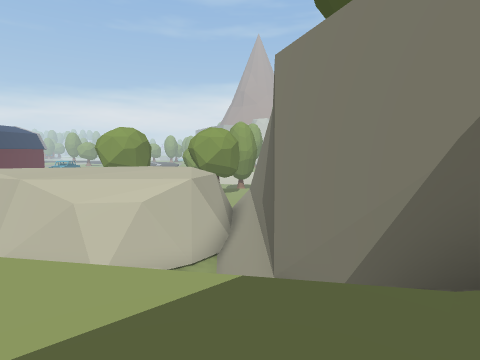
view 1 (above)

24 first-person views from a walk through a scene from a Unity 3-D project. The camera is 1.2 m above the floor, tilts 6° down and sees 80° across. The floor is counted in squares, 2 m on a side. Each view is taken from the middle of a square. On the plan, view 1 faces up. The plan holds only what a view shows up to about 9 squares ahead; the rest is blank. The place goes on beyond the plan. Some animated figures are left out.

view 2
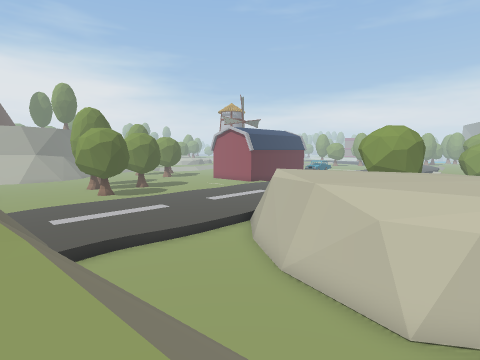

view 3
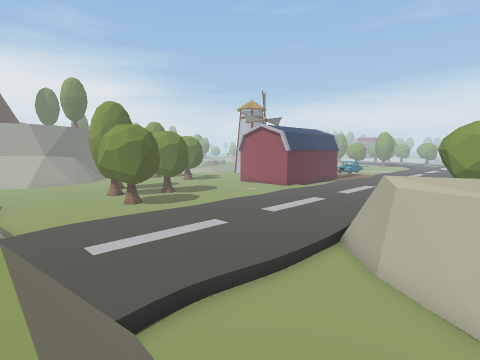

view 4
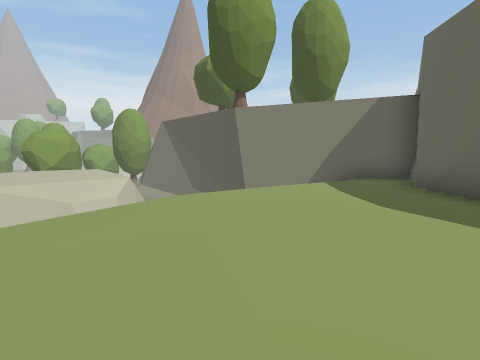

view 5
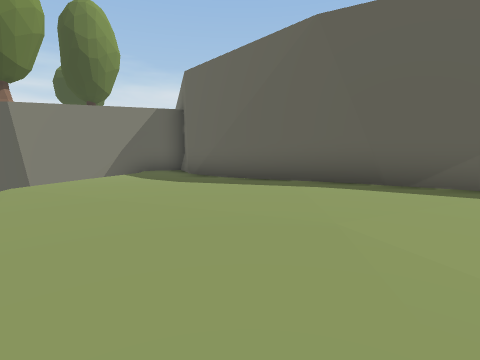

view 6
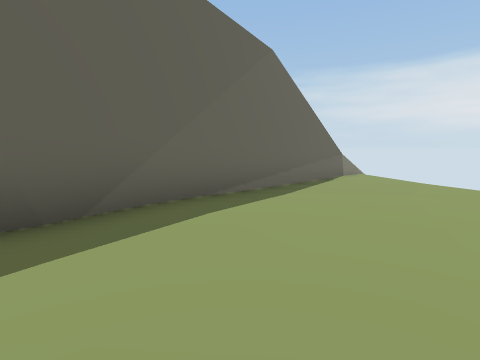

view 7
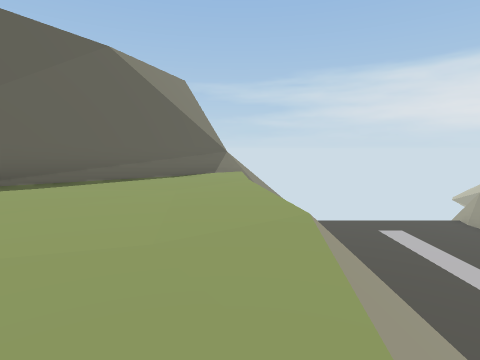

view 8
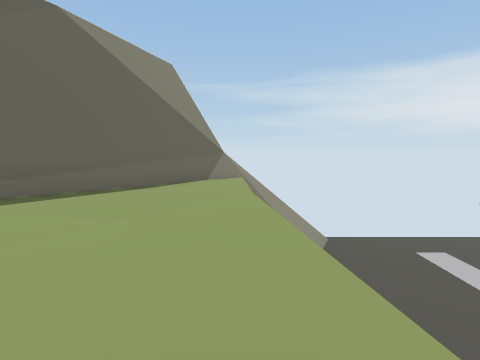

view 9
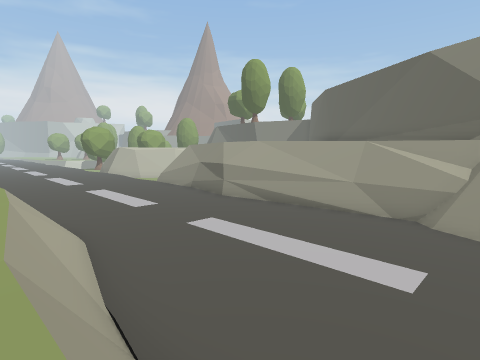

view 10
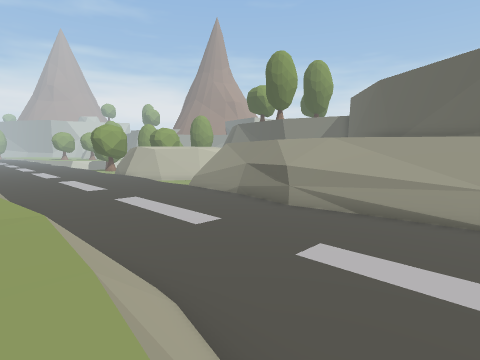

view 11
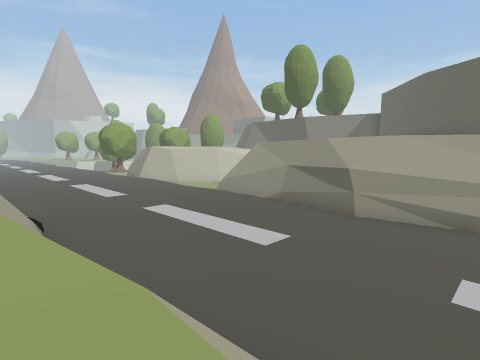

view 12
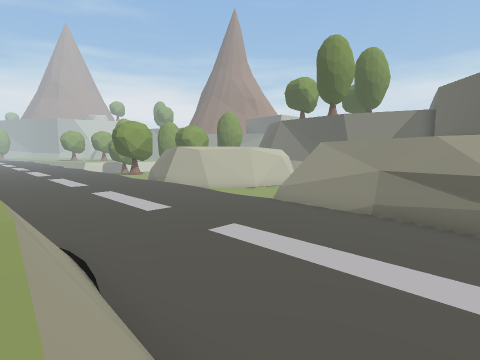

view 13
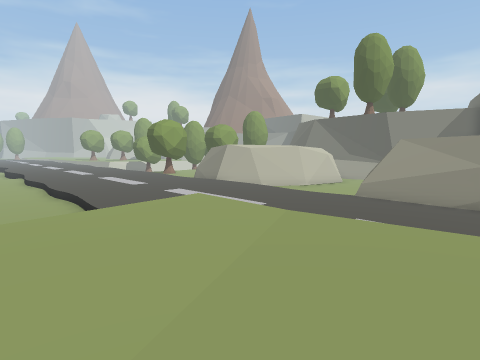

view 14
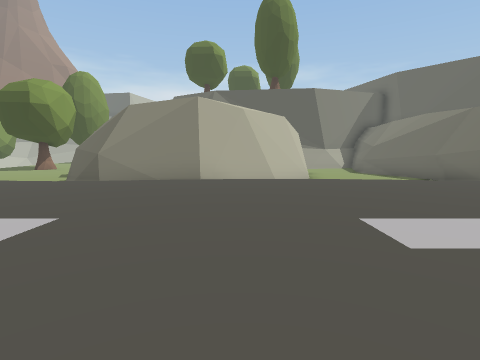

view 15
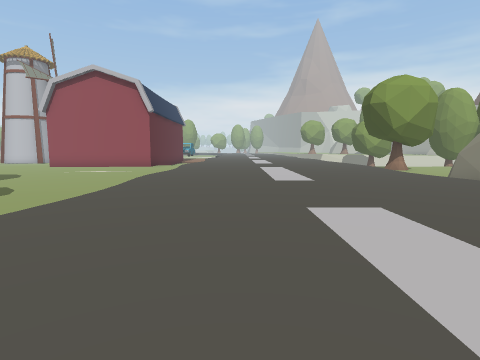

view 16
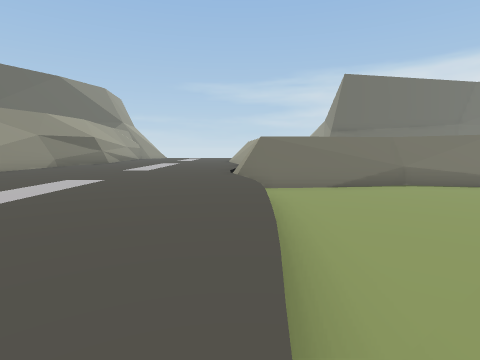

view 17
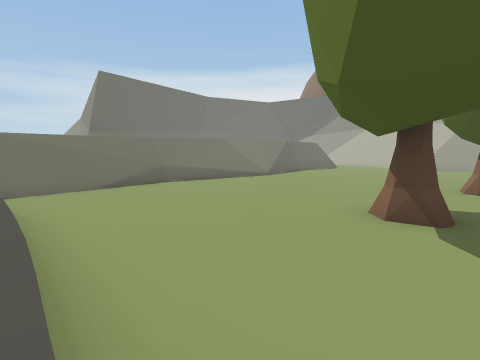

view 18
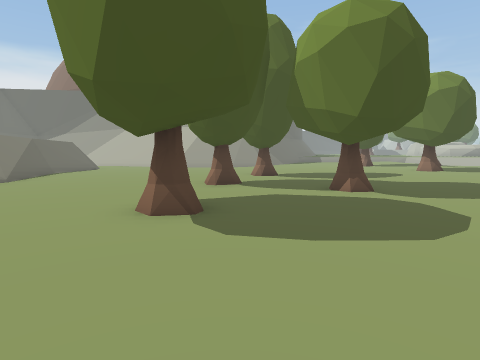

view 19
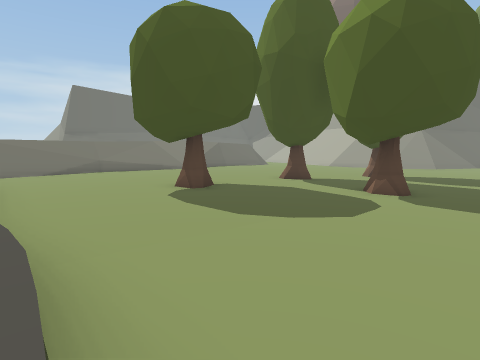

view 20
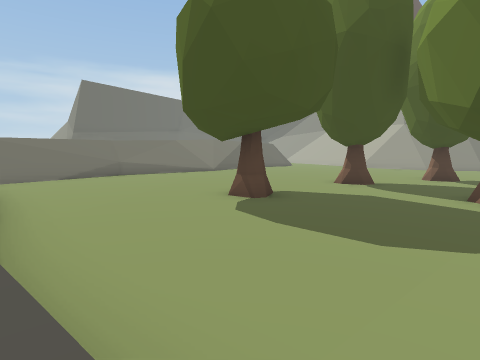

view 21
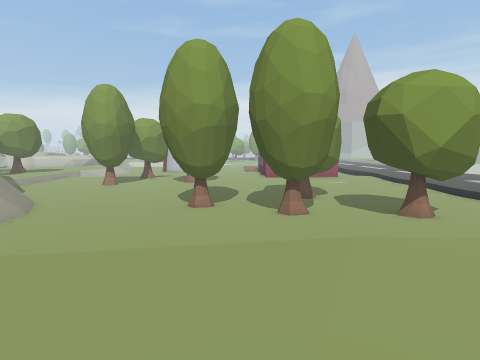

view 22
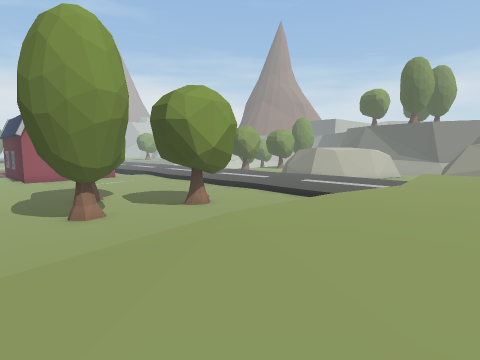

view 23
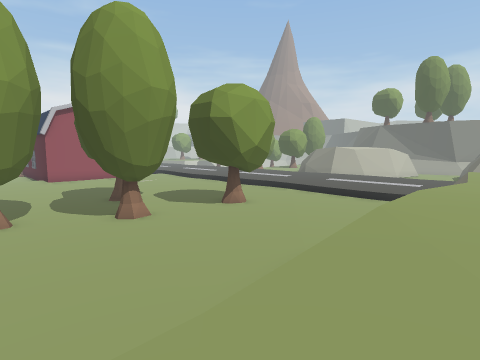

view 24
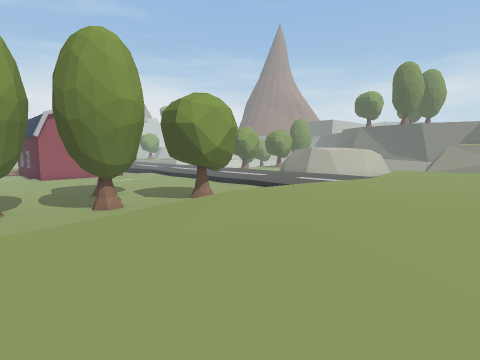

### Floor plan
Key: @ floor where view 1 was taken; # wall or solid block; . main floor; - floor 0.75 m lower than the main floor; _ floor 1 m lower than the main floor; : floor 1.75 m higher than the main floor; + floor 2 m higher than the main floor; * floor 2.25 m higher than the main floor; % floor 3.75 m higher than the main floor; & floor 4 m higher than the main floor; $ floor 4.25 m higher than the main floor; / step, stairs or slope; = window, fence, low wall or low ledge; ^ raised ledge; v drop or lower ground; O other object.
Columns run from 33 left of view 1 to 2 right of it. Each row starts with its distance up from view 1.
 14        ---------/...... #
 13      __---------/...... #
 12      ___-O------.......##
 11      __---------/......##
 10     O_----------/......##
  9      ---O-------/......v#^   ####
  8 ____----O---O---/......vv##^^^^####
  7 ___-------------.......vvv###^^vvv#
  6 ___-------------.......vvvvvvvvv v#
  5  _--------------.......vvvvvvvv  v#
  4     ------------.......vvvvvvv   v#
  3     ------------/......vvv        ##
  2        =/ v#//v#=...... vvv v//   v#
  1      v/////v##//v......#v////$&&%%%#
  0     ++**++::::::v......#v  &&$&&%@%#
 -1     +***++::::::v......#& &&$$&&%###
 -2     +***++   :++v......#&&&$$$&&##
 -3                /v.....##&&&$$$&##
 -4                +v.....#/&&&&&&##
 -5                + ...../#&&&&&/#
 -6                +/...../#%%%&&##
 -7                +/......#%%%%##
 -8                +=......#%%%##
 -9                +v......#///#
-10                //......#/%##
-11                  .....///##
-12                / .....///#

Positions as (right, up) in squares from view 1, and headings:
1: (0, 0), facing up
2: (-2, 1), facing up-left
3: (-6, 1), facing up-left
4: (-6, -2), facing up-right
5: (-8, -2), facing right
6: (-5, -2), facing down
7: (-9, -2), facing down
8: (-9, -4), facing down
9: (-18, -12), facing up-right
10: (-18, -9), facing up-right
11: (-18, -7), facing up-right
12: (-18, -4), facing up-right
13: (-20, -2), facing up-right
14: (-16, 9), facing right
15: (-15, 5), facing up
16: (-17, 9), facing down
17: (-17, 9), facing down-left
18: (-17, 9), facing left
19: (-17, 14), facing down-left
20: (-17, 12), facing down-left
21: (-27, -1), facing up
22: (-28, -1), facing up-right
23: (-29, 0), facing up-right
24: (-29, -2), facing up-right
